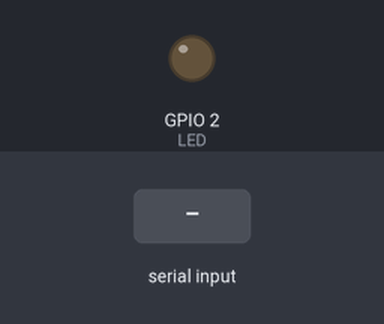
The sketch below on a simulated ESP32. Shown: output pins drawn as LEDs (lit = HIGH). Inputs (shaded band) come from the test bench. Nothing arrives over Bluetooth unless stated; what the sketch prints to the serial monitor is not drawn.

Above: at 1.2 s.
1.3 s: "1" received over the second serial link
At 1.8 s:
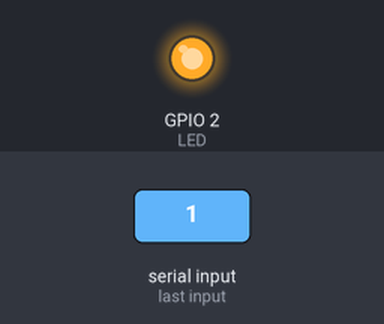
2.8 s: "0" received over the second serial link
At 4.2 s:
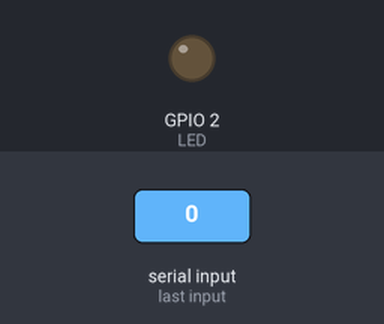
Timing chart, 0 to 5.8 s (numbered marks = the images above; inputs shaded):
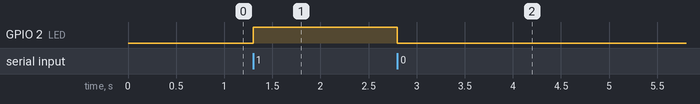

The sketch:

control_led_bluetooth.ino
```cpp
#include "BluetoothSerial.h"

BluetoothSerial SerialBT; // Create Bluetooth Serial object

#define LED 2 // LED pin

void setup()
{
    Serial.begin(115200);
    pinMode(LED, OUTPUT);

    SerialBT.begin("ESP32_BT"); // Bluetooth device name
    Serial.println("Bluetooth Started! Pair with ESP32_BT");
}

void loop()
{
    if (SerialBT.available())
    {
        char cmd = SerialBT.read();

        if (cmd == '1')
        { // Send '1' from App → LED ON
            digitalWrite(LED, HIGH);
            SerialBT.println("LED ON");
        }
        else if (cmd == '0')
        { // Send '0' from App → LED OFF
            digitalWrite(LED, LOW);
            SerialBT.println("LED OFF");
        }
    }
}
```

Measured:
- after the input at 1.3 s, GPIO 2 (LED): LOW → HIGH at once
- after the input at 2.8 s, GPIO 2 (LED): HIGH → LOW at once
